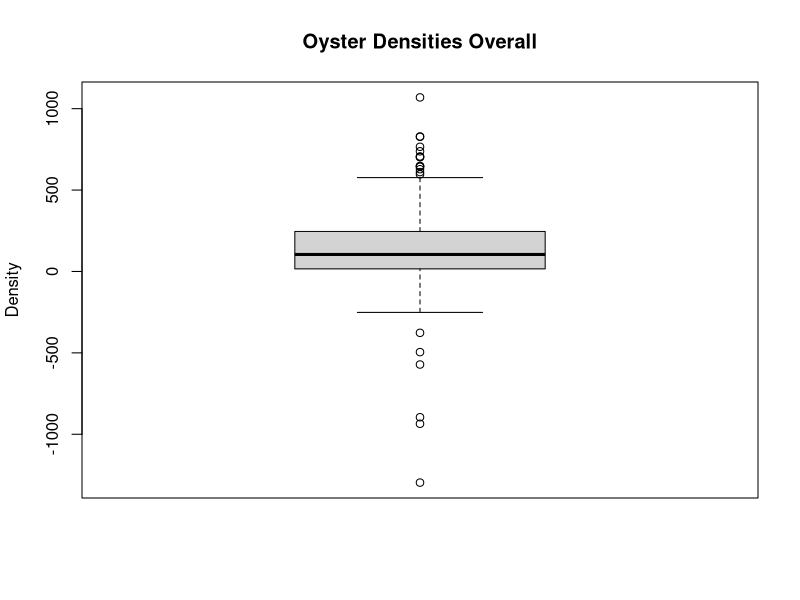
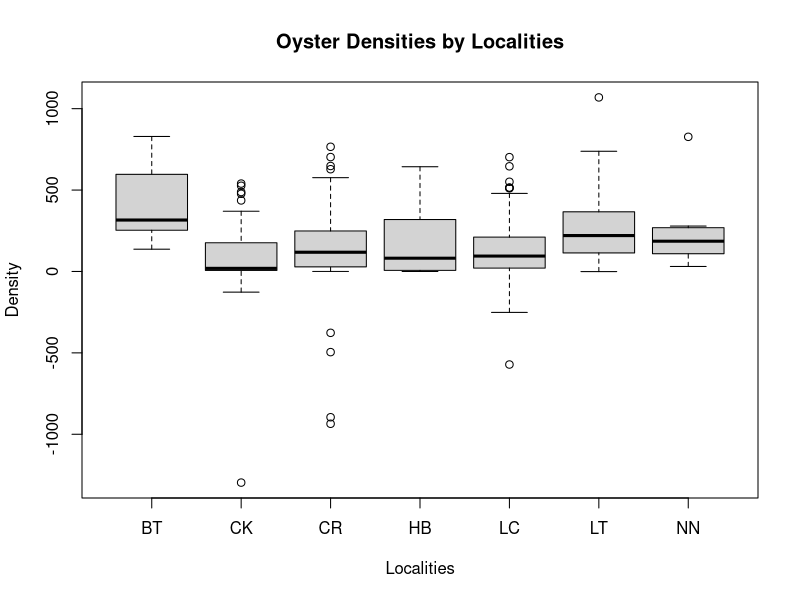
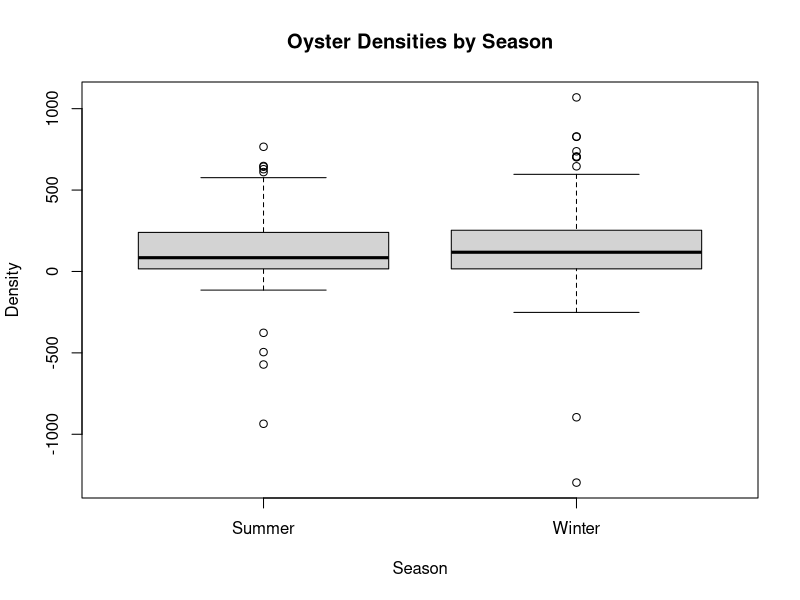
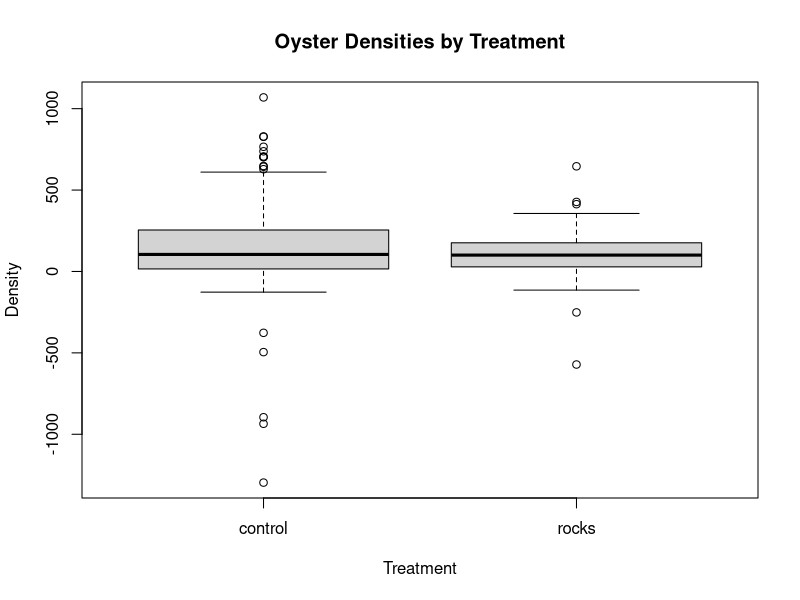
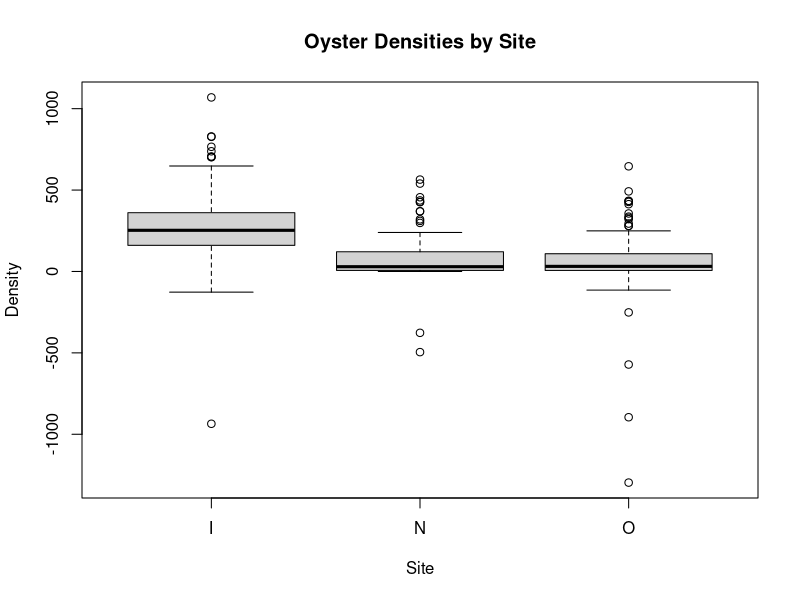
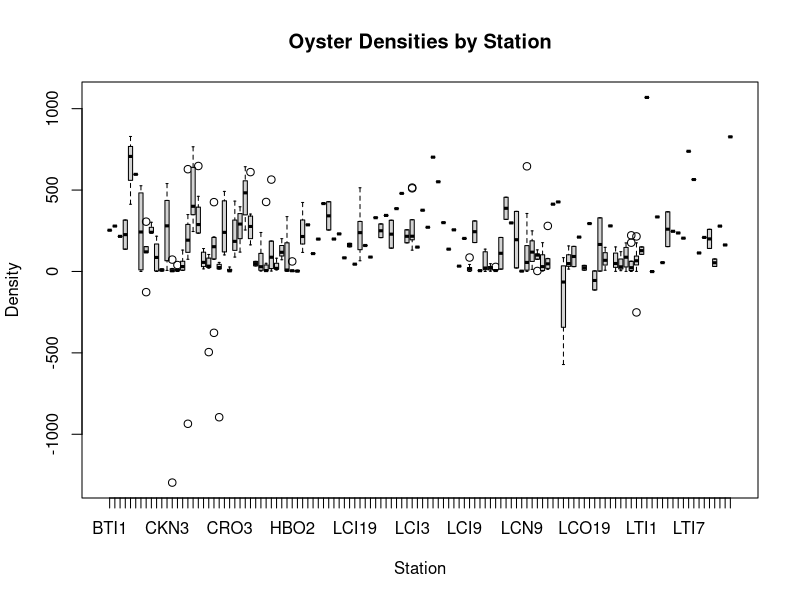
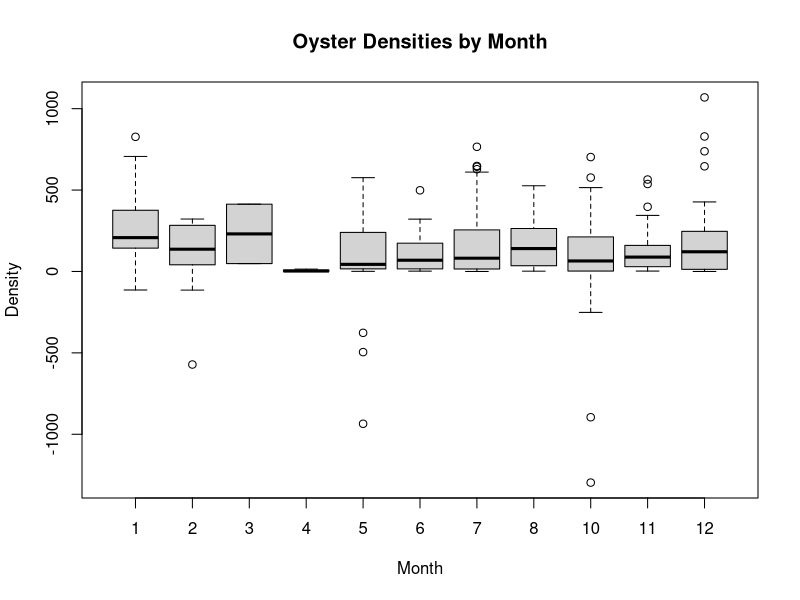
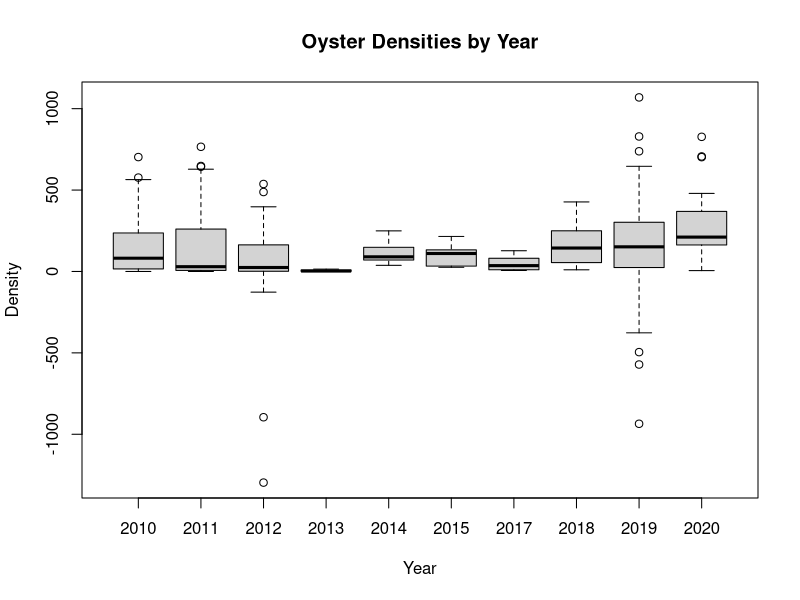

R code for these plots, in order: (Note: this script raises an error after producing the figures.)
#########################################
## Summary Stats of Transects############
##Jennifer Moore, Mel Moreno, Bill Pine##
#########################################

########################
## Data Organization ###
########################


### Transect data analysis

library("dplyr")
library("ggplot2")
library("lubridate")
library("viridis")

#read in data
transect<- read.csv("data/transect_data.csv", header= T)

#create year, month, day columns
transect$date<-mdy(transect$date)
transect$year<- year(transect$date)
transect$month<-month(transect$date)
transect$day<-day(transect$date)

#create season column
transect$Season<-ifelse(transect$month ==1 | transect$month == 10 | transect$month == 11 | transect$month == 12, "Winter", "Summer")

#Not all of the observations have time, so time would not parse all of the values
transect$date<- ymd(with(transect, paste(year,month,day, sep="-")))

#remove rows with NA for count_live
transect2 <- transect[!is.na(transect$count_live),]

#remove rows with NA for tran_length
transect2 <-transect[!is.na(transect$tran_length),]


########################
## Summary Statistics ##
########################

#aggregate counts data for each bar 
#on a day at a bar, this is all the live oysters counted
dta=aggregate(count_live~day+month+year+Season+treatment+locality+site+bar+station,data=transect2,sum)
#any transects with all 0s - yes, 6 of 256! (2%)

#aggregate data to count live per transect on each bar 

#dta1 has replicate (aka transect), so you will see the individual transects #on a bar
#this is the summary that field crews remember, how many transects that were #done
dta1=aggregate(count_live~day+month+year+Season+treatment+locality+site+transect,data=transect2,sum)

#simple table of number of transects each year, month locality
table(dta1$month,dta1$year,dta1$locality) 

#this is summing the number of oysters at a bar. So if 3 transects done on 1 bar, 
#the number of oysters from those 3 transects is summed
#dta1.1 sums the individual transects on the bar
#dta1.1=aggregate(count_live~day+month+year+Season+treatment+locality+site,data=transect2,sum)

#aggregate data for transect length
#this is summing the length of transects at a bar. 
#So if 3 transects done on 1 bar, 
#the lengths of those 3 transects is summed

#note this is taking the max of the transect lengths, 
#but need to make sure this is doing 
#this on a per transect basis.  
#So if you have 3 replicate transects, tran 1 = 20 total, tran 2=
#18, tran 3= 22 these will eventually need to summed

# max has to be used for each transect because transect length 
#records the "segments" 2.5, 5, up to the max length
# so if you sum this then you end up with the wrong total length of transect 

dta2=aggregate(tran_length~day+month+year+Season+treatment+locality+site+bar+station+transect,data=transect2,max)

#so by including transect in dta2 it determines maximum length of each #transect when multiple transects done on a bar.

#really big decision, note that everything is being summed or counted by day, #month, year, season.  so if you do a station over two days this is summing
#it as what you did on day 1 and then what you did on day 2.  
#really should figure out what we are wanting to show,
#maybe this is just "winter year 1" and need to create dataframe with that #column

#now need to sum those max transects, this gives you the total length of all 
#oyster bar measured on a day when multiple transects were done on a bar
dta2.2=aggregate(tran_length~day+month+year+Season+treatment+locality+site+bar+station,data=dta2,sum)

#really big decision, note that everything is being summed or counted by day, #month, year, season.  so if you do a station over two days this is summing
#it as what you did on day 1 and then what you did on day 2.  
#really should figure out what we are wanting to show,
#maybe this is just "winter year 1" and need to create dataframe with that #column


#merge data frames
#so this merges the summed oyster counts by transect with the summed transect lengths  

#I've checked these by hand (January 2019) in terms of making sure the correct
#total transect length is calculated and it looks good

dta3=merge(dta,dta2.2,by=c("day","month","year","Season","treatment","locality","site","bar","station"))

sort.dta3<-dta3[order(dta3$year, dta3$month, dta3$station),]
#just write this out so people can see it
# write.table(sort.dta3,file="data/archive/merged_data.txt", sep = ",", quote = FALSE, row.names = F)



#calculate density
dta3$area = dta3$tran_length*.154
dta3$density = dta3$count_live/dta3$area

#summary statistics function
sumstats = function(x){ 
    NoTran0=length(na.omit(x[x==0]))
    NoTranLive=length(na.omit(x[x>0]))
    NobsTotal=length(na.omit(x))
    y=na.omit(x[x>0])
    Mean=mean(y) 
    Median=median(y)
    Sd=sd(y) 
    Var=var(y)
    CV=sd(y)/mean(y)
    Se=sd(y)/sqrt(length(y))
    L95se=mean(y)-1.96*(sd(y)/sqrt(length(y)))
    U95se=mean(y)+1.96*(sd(y)/sqrt(length(y)))
    bstrap <- c()
    for (i in 1:1000){
      bstrap <- c(bstrap, mean(sample(y,(length(y)),replace=T), na.rm = T))}
    Bstrapmean = mean(bstrap)
    L95bstrap = quantile(bstrap,.025)
    U95bstrap = quantile(bstrap,.975)
    return(list(NobsTotal=NobsTotal, Mean = Mean, Median=Median, Sd = Sd, Var = Var, CV = CV, Se = Se, L95se = L95se, U95se = U95se, Bstrapmean = Bstrapmean, L95bstrap = L95bstrap, U95bstrap = U95bstrap))
}


#calculate summary stats for density
stat_overall = sumstats(dta3$density)
round_stat_overall=lapply(stat_overall,round,2)
#write summary stats
# write.table(round_stat_overall,file="data/archive/density_stat_overall.txt", sep = ",", quote = FALSE, row.names = F)

#below are different summarys by year etc

stat_year = list()
for(i in as.character(min(dta3$year):max(dta3$year)))
{
  if(length(dta3$density[dta3$year == i]) > 0)
    stat_year[[i]] = sumstats(dta3$density[dta3$year == as.numeric(i)])
}

stat_season = list()
for(i in c("Winter", "Summer")){
  stat_season[[i]] = sumstats(dta3$density[dta3$Season == i])
}

stat_location = list()
for(i in levels(dta3$locality)){
  stat_location[[i]] = sumstats(dta3$density[dta3$locality == i])
}

###################
## Summary Tables ##
###################


table(transect2$month,transect2$year,transect2$locality) 
table(dta3$month,dta3$year,dta3$locality)

#Counting the observations per locality, year, month
loc_mnth_yr<-dta2 %>%
  group_by(locality,year,month) %>%
  summarise(total.count=n())
names(loc_mnth_yr) <- c("locality", "year", "month","number_transects")
# write.table(loc_mnth_yr,file="data/archive/loc_mnth_yr.txt", sep = ",", quote = FALSE, row.names = F)

#after collapse of transects 
#(collapse = combining multiple transects on a reef into one by summing length and count)
loc_mnth_yr<-dta3 %>%
  group_by(locality,year,month) %>%
  summarise(total.count=n())
names(loc_mnth_yr) <- c("locality", "year", "month","number_transects")
# write.table(loc_mnth_yr,file="data/archive/loc_mnth_yr_collapsed.txt", sep = ",", quote = FALSE, row.names = F)


#Counting the observations of each station per year, 
#these are specific reefs
#note this is dta2 which is the transects before the multiple 
#transects on an individual
#reef are collapsed.  If you want the aggregate of all transect length and #counts, used dta3
station_yr<-dta2 %>%
  group_by(year,station) %>%
  summarise(total.count=n()) 
names(station_yr) <- c("year", "station","number_transects")
# write.table(station_yr,file="data/archive/station_yr.txt", sep = ",", quote = FALSE, row.names = F)

#Counting the observations of each station, these are specific reefs
station_n<-dta3 %>%
  group_by(station) %>%
  summarise(total.count=n()) 
names(station_n) <- c("station","number_transects")
# write.table(station_n,file="data/archive/station_n.txt", sep = ",", quote = FALSE, row.names = F)



###################
## Summary Plots ##
###################

#overall boxplot of density
boxplot(dta3$density, ylab = "Density", main = "Oyster Densities Overall")

#boxplot of density by locality
boxplot(dta3$density ~ dta3$locality, ylab = "Density", xlab = "Localities", main = "Oyster Densities by Localities")

#boxplot of density by season
boxplot(dta3$density ~ dta3$Season, ylab = "Density", xlab = "Season", main = "Oyster Densities by Season")

#boxplot of density by treatment
boxplot(dta3$density ~ dta3$treatment, ylab = "Density", xlab = "Treatment", main = "Oyster Densities by Treatment")

#boxplot of density by site
boxplot(dta3$density ~ dta3$site, ylab = "Density", xlab = "Site", main = "Oyster Densities by Site")
        
#boxplot of density by station
boxplot(dta3$density ~ dta3$station, ylab = "Density", xlab = "Station", main = "Oyster Densities by Station")

#boxplot of density by month
boxplot(dta3$density ~ dta3$month, ylab = "Density", xlab = "Month", main = "Oyster Densities by Month")

#boxplot of density by year
boxplot(dta3$density ~ dta3$year, ylab = "Density", xlab = "Year", main = "Oyster Densities by Year")

#histogram of density by locality
hist(dta3$density[dta3$locality == "CK"], xlab = "Density", main = "Oyster Density Histogram at Locality CK")
hist(dta3$density[dta3$locality == "CR"], xlab = "Density", main = "Oyster Density Histogram at Locality CR")
hist(dta3$density[dta3$locality == "HB"], xlab = "Density", main = "Oyster Density Histogram at Locality HB")
hist(dta3$density[dta3$locality == "LC"], xlab = "Density", main = "Oyster Density Histogram at Locality LC")
hist(dta3$density[dta3$locality == "LT"], xlab = "Density", main = "Oyster Density Histogram at Locality LT")
hist(dta3$density[dta3$locality == "NN"], xlab = "Density", main = "Oyster Density Histogram at Locality NN")



## winter 2018-2019 comparison between different sites

#e3 <- dta3[dta3$year >= "2018" & dta3$month >= "10",]
e3 <- dta3[dta3$year >= "2018",]


e3$date<- ymd(with(e3, paste(year,month,day, sep="-")))


plot(e3$date[e3$locality == "LC"], e3$density[e3$locality=="LC"], col = "blue", pch = 2,cex=1.5, xlab = "Date", ylab = "Density m^2", main = "Oyster Densities")
points(e3$date[e3$locality=="NN"], e3$density[e3$locality=="NN"], col = "red", pch = 8,cex=1.5)
points(e3$date[e3$locality=="BT"], e3$density[e3$locality=="BT"], col = "green", pch = 6,cex=1.5)
points(e3$date[e3$locality=="LT"], e3$density[e3$locality=="LT"], col = "darkblue", pch = 1,cex=1.5)


legend("topleft",bty="n", pch = c(2,8,6,1), col = c("blue", "red","green","darkblue"), 
legend = c("LC", "NN","BT","LT"))


###########################
## Lone Cabbage Analysis ##
###########################

#Locality == LC == Lone Cabbage
LC <- dta3[dta3$locality == "LC",]

#101 rows of data -> 101 transects
#data from 2010 - 2017

#run summary stats
stat_lc=sumstats(LC$tran_length)
round_stat_lc=lapply(stat_lc,round,2)
#write summary stats
# write.table(round_stat_lc,file="data/archive/stat_lc.txt", sep = ",", quote = FALSE, row.names = F)

#LC rock density summary
lc_rocks<-LC[LC$treatment == "rocks",]
# write.table(lc_rocks,file="data/archive/lc_rocks.txt", sep = ",", quote = FALSE, row.names = F)

stat_lc_rocks<-sumstats(lc_rocks$density)
round_stat_lc_rocks=lapply(stat_lc_rocks,round,2)
# write.table(round_stat_lc_rocks,file="data/archive/stat_lc_rocks.txt", sep = ",", quote = FALSE, row.names = F)


#LC control density summary
lc_control<-LC[LC$treatment == "control",]
stat_lc_control<-sumstats(lc_control$density)
round_stat_lc_control=lapply(stat_lc_control,round,2)

# write.table(round_stat_lc_control,file="data/archive/stat_lc_control.txt", sep = ",", quote = FALSE, row.names = F)

#number of oysters
boxplot(LC$count_live, ylab = "Oyster Live Counts", main = "Oyster Live Counts Overall")
#range 0 - 2488

#density
boxplot(LC$density, ylab = "Density", main = "Oyster Densities Overall")
#range 0 - 737.71

#by season
boxplot(LC$density ~ LC$Season, ylab = "Density", xlab = "Season", main = "LC Oyster Densities by Season")
#slighty higher in winter
t.test(LC$Season == "Summer", LC$Season == "Winter")
#not significant

#by treatment
boxplot(LC$density ~ LC$treatment, ylab = "Density", xlab = "Treatment", main = "Oyster Densities by Treatment")
#higher for rocks than control
t.test(LC$treatment == "control", LC$treatment == "rocks")
#significant



#by date
LC$date<- ymd(with(LC, paste(year,month,day, sep="-")))

plot(LC$date[LC$treatment == "control"], LC$density[LC$treatment == "control"], col = "blue", pch = 2,cex=1.5, xlab = "Date", ylab = "Density", main = "Oyster Densities over Time")
points(LC$date[LC$treatment == "rocks"], LC$density[LC$treatment == "rocks"], col = "red", pch = 8,cex=1.5)
legend("topright", pch = c(2,8), col = c("blue", "red"), legend = c("Control", "Rocks"))

plot(LC$density[LC$treatment == "rocks"] ~ LC$date[LC$treatment == "rocks"], data=LC,
     col = "red", cex=1.5, pch = 8, xlab = "Date", ylab = "Density", main = "LC Treatment Oyster Densities over Time")
 m1 <- lm(LC$density[LC$treatment == "rocks"] ~ LC$date[LC$treatment == "rocks"], data=LC)
 abline(m1, col="red")

plot(LC$density[LC$treatment == "control"] ~ LC$date[LC$treatment == "control"], data=LC,
     col = "blue", pch = 2,cex=1.5, xlab = "Date", ylab = "Density", main = "LC Control Site Oyster Densities over Time")
 m2 <- lm(LC$density[LC$treatment == "control"] ~ LC$date[LC$treatment == "control"], data=LC)
 abline(m2, col="blue")

plot(LC$density ~ LC$date, data=LC,
     col = "green", pch = 19,cex=1.5, xlab = "Date", ylab = "Density", main = "LC Site Oyster Densities over Time")
# m3 <- lm(LC$density ~ LC$date, data=LC)
# abline(m3, col="blue")
summary(m3)

m4 <- glm(formula=LC$count_live[LC$treatment == "rocks"] ~ LC$date[LC$treatment == "rocks"], data=LC, family=poisson)
summary(m4)

exp(-0.0004254)


###########################################################

#Oct 4 2018, below needs to be redone to check vs. Peter's calculations

#OK now just checking to see how Peter did some of his calculations
#that were used in the Frederick et al. paper.
#Get the average count per 2.5 m segment as Peter does in his 
#spreadsheet by averaging across segments and replicates
#I don't think this is the way to go, I think need to sum across the
#segments for each transect and divide by length of transect for density
#this is something to think more about

# #Get mean counts per each bar sampled to check Peter's paper
# p_cnt = aggregate(Cnt_Live~ Month + Year + Station + Site + Locality,data=tran,FUN=mean,na.rm=T,na.action=na.pass)         
# p_cnt = merge(cnt,max_tran) 
# p_cnt = cnt %>% arrange(Year, Month, Station)
# p_cnt$Trip = paste0(cnt$Year, "-", cnt$Month)
# 
# #this is just checking to see if this is the same as Peter's spreadsheet
# PF_tab1<-filter(p_cnt, Month=="Apr" & Year=="2013")
# #Yes the mean counts are the same as spreadsheet and same as paper. Good.
#############################################################

